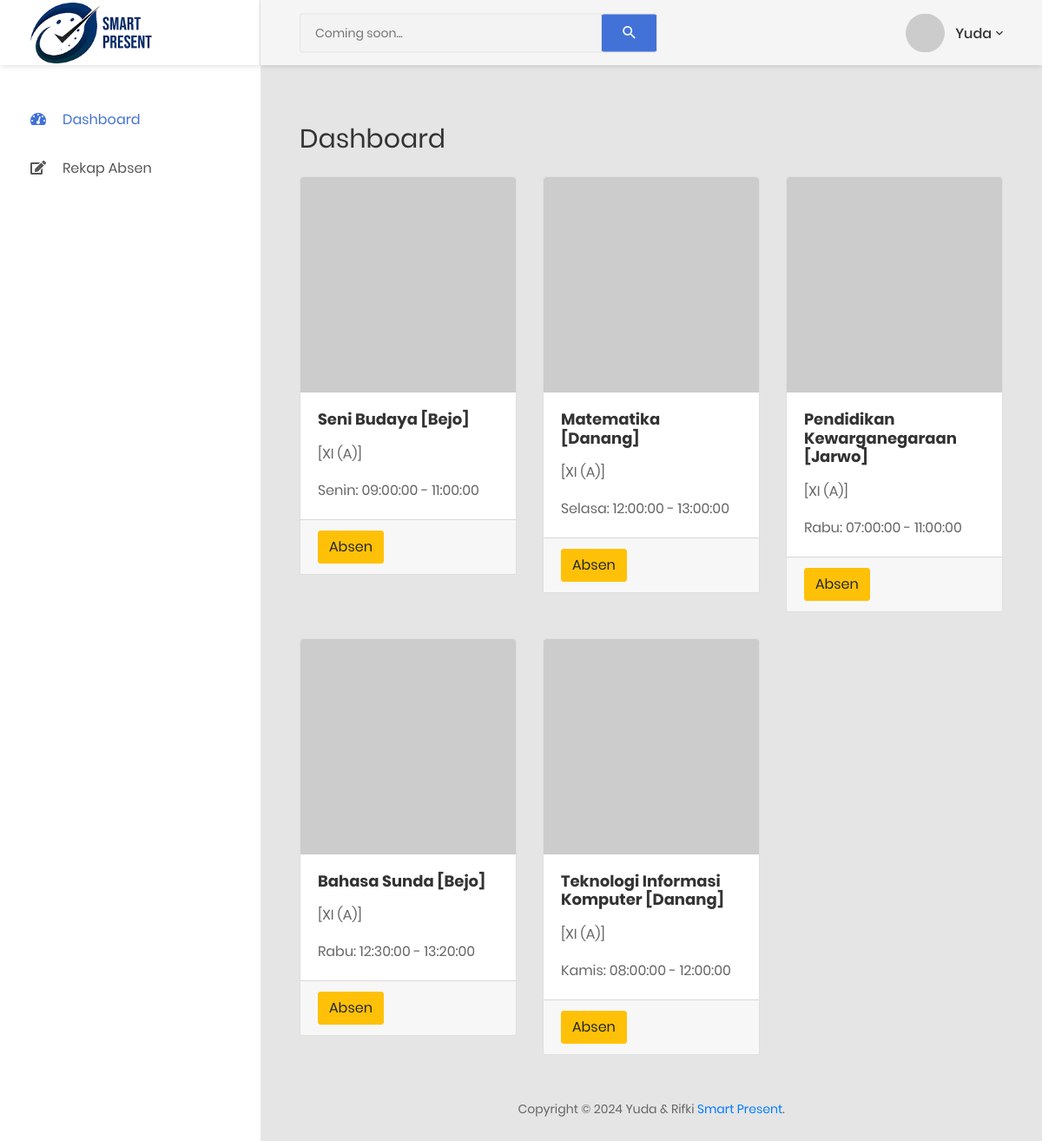
The page /dashboard/dashboard_siswa.php (signed in) on the database its author committed.
### tables this page shows
CREATE TABLE `tb_jadwal` (
  `id` int(11) NOT NULL,
  `id_hari` int(11) NOT NULL,
  `id_mapel` int(11) NOT NULL,
  `id_guru` int(11) NOT NULL,
  `id_kelas` int(11) NOT NULL,
  `mulai` time NOT NULL,
  `selesai` time NOT NULL,
  `aktif` int(11) NOT NULL
);

CREATE TABLE `tb_mapel` (
  `id` int(11) NOT NULL,
  `nama_mapel` varchar(50) NOT NULL
);

CREATE TABLE `tb_guru` (
  `id` int(11) NOT NULL,
  `nip` int(16) NOT NULL,
  `nama_guru` varchar(50) NOT NULL,
  `email` varchar(50) NOT NULL,
  `jk` enum('L','P') NOT NULL,
  `alamat` text NOT NULL,
  `password` varchar(255) NOT NULL
);

CREATE TABLE `tb_kelas` (
  `id` int(11) NOT NULL,
  `nama_kelas` varchar(20) NOT NULL,
  `category` varchar(20) NOT NULL
);

CREATE TABLE `tb_hari` (
  `id` int(11) NOT NULL,
  `hari` varchar(30) NOT NULL
);

### functions/Dashboard.php (called while the page is built, shortened)
<?php
require_once '../koneksi.php';
function query($query)
{
  global $connect;
  $result = mysqli_query($connect, $query);
  $results = [];
  while ($row = mysqli_fetch_assoc($result)) {
    $results[] = $row;
  }
  return $results;
}

### dashboard/dashboard_siswa.php (the view, shortened to what this page needs)
<?php
require_once "../functions/Dashboard.php";
?>
<?php include('../layouts/header.php'); ?>
<?php
$nama = $_SESSION['nama'];
$siswa = query("SELECT * FROM tb_siswa WHERE nama = '$nama'")[0];
$id_kelas = $siswa['id_kelas'];
$jadwal = query("SELECT tb_mapel.nama_mapel, tb_guru.nama_guru, tb_kelas.*, tb_hari.hari, tb_jadwal.* FROM tb_jadwal
 LEFT JOIN tb_mapel ON tb_mapel.id=tb_jadwal.id_mapel
 LEFT JOIN tb_guru ON tb_guru.id=tb_jadwal.id_guru
 LEFT JOIN tb_kelas ON tb_kelas.id=tb_jadwal.id_kelas
 LEFT JOIN tb_hari ON tb_hari.id=tb_jadwal.id_hari
 WHERE id_kelas = $id_kelas ORDER BY id_hari");
?>
<div class="container-fluid">
  <div class="row">
    <div class="col-md-12">
      <div class="overview-wrap">
        <h2 class="title-1">Dashboard</h2>
      </div>
    </div>
  </div>
  <div class="row m-t-25">
    <?php foreach ($jadwal as $jwl) : ?>
      <div class="col-md-4">
        <div class="card">
          <img class="card-img-top" src="https://ui-avatars.com/api/?size=50&background=random&name=<?= $jwl['nama_mapel']; ?>" alt="Card image cap">
          <div class="card-body">
            <h4 class="card-title mb-3"><?= $jwl['nama_mapel']; ?> [<?= $jwl['nama_guru']; ?>]</h4>
            <p class="card-title mb-3">
              [<?= $jwl['nama_kelas']; ?> (<?= $jwl['category']; ?>)]
            </p>
            <p class="card-text">
              <?= $jwl['hari']; ?>: <?= $jwl['mulai']; ?> - <?= $jwl['selesai']; ?>
            </p>
          </div>
          <div class="card-footer">
            <a href="<?= BASEURL; ?>siswa/absen.php?id=<?= $jwl['id']; ?>&mapel=<?= $jwl['nama_mapel']; ?>&kelas=<?= $jwl['nama_kelas']; ?> (<?= $jwl['category']; ?>)" class="btn btn-warning">Absen</a>
          </div>
        </div>
      </div>
    <?php endforeach; ?>
  </div>
</div>
<?php include('../layouts/footer.php'); ?>

### layouts/header.php (shortened to what this page needs)
<!DOCTYPE html>
<html lang="en">
<head>
  <?php include('../layouts/partials/link.php') ?>
</head>
<body class="animsition">
  <div class="page-wrapper">
    <?= include('../layouts/sidebar.php'); ?>
    <div class="page-container">
      <header class="header-desktop">
        <div class="section__content section__content--p30">
          <div class="container-fluid">
            <div class="header-wrap">
              <form class="form-header" action="" method="POST">
                <input class="au-input au-input--xl" type="text" disabled name="search" placeholder="Coming soon..." />
                <button class="au-btn--submit" type="submit" disabled>
                  <i class="zmdi zmdi-search"></i>
                </button>
              </form>
              <div class="header-button">
                <div class="account-wrap">
                  <div class="account-item clearfix js-item-menu">
                    <div class="image">
                      <img style="border-radius: 50%;" src="https://ui-avatars.com/api/?length=1&background=random&name=<?= $_SESSION['nama']; ?>" alt="">
                    </div>
                    <div class="content">
                      <a class="js-acc-btn" href="#"><?= $_SESSION['nama']; ?></a>
                    </div>
                  </div>
                </div>
              </div>
            </div>
          </div>
        </div>
      </header>
      <div class="main-content">
        <div class="section__content section__content--p30">

### layouts/partials/link.php
<link href="<?= BASEURL; ?>assets/css/font-face.css" rel="stylesheet" media="all">
<link href="<?= BASEURL; ?>assets/vendor/font-awesome-4.7/css/font-awesome.min.css" rel="stylesheet" media="all">
<link href="<?= BASEURL; ?>assets/vendor/font-awesome-5/css/fontawesome-all.min.css" rel="stylesheet" media="all">
<link href="<?= BASEURL; ?>assets/vendor/mdi-font/css/material-design-iconic-font.min.css" rel="stylesheet" media="all">
<link href="<?= BASEURL; ?>assets/vendor/bootstrap-4.1/bootstrap.min.css" rel="stylesheet" media="all">
<link href="<?= BASEURL; ?>assets/vendor/bootstrap-4.1/dataTables.bootstrap4.min.css" rel="stylesheet" media="all">
<link href="<?= BASEURL; ?>assets/vendor/animsition/animsition.min.css" rel="stylesheet" media="all">
<link href="<?= BASEURL; ?>assets/vendor/bootstrap-progressbar/bootstrap-progressbar-3.3.4.min.css" rel="stylesheet" media="all">
<link href="<?= BASEURL; ?>assets/vendor/wow/animate.css" rel="stylesheet" media="all">
<link href="<?= BASEURL; ?>assets/vendor/css-hamburgers/hamburgers.min.css" rel="stylesheet" media="all">
<link href="<?= BASEURL; ?>assets/vendor/slick/slick.css" rel="stylesheet" media="all">
<link href="<?= BASEURL; ?>assets/vendor/select2/select2.min.css" rel="stylesheet" media="all">
<link href="<?= BASEURL; ?>assets/vendor/perfect-scrollbar/perfect-scrollbar.css" rel="stylesheet" media="all">
<link href="<?= BASEURL; ?>assets/css/theme.css" rel="stylesheet" media="all">
<link rel="stylesheet" href="https://cdn.datatables.net/1.13.7/css/jquery.dataTables.css" />

### layouts/sidebar.php (shortened to what this page needs)
<?php
$path = parse_url($_SERVER['REQUEST_URI'], PHP_URL_PATH);
$segment = explode('/', $path);
?>
<aside class="menu-sidebar d-none d-lg-block">
  <div class="logo py-3" style=" background-color: white;">
    <img src="<?= BASEURL; ?>assets/images/icon/logo-v1.png" alt="Cool Admin" width="140" />
  </div>
  <div class="menu-sidebar__content js-scrollbar1">
    <nav class="navbar-sidebar">
      <ul class="list-unstyled navbar__list">
        <li class="has-sub <?= $segment[2] == 'dashboard' ? 'active' : ''; ?>">
          <a class="js-arrow" href="<?= BASEURL; ?>dashboard/dashboard.php">
            <i class="fas fa-tachometer-alt"></i>Dashboard</a>
        </li>
        <?php if ($_SESSION['role'] == 'siswa') : ?>
          <li class="has-sub <?= $segment[2] == 'siswa' ? 'active' : ''; ?>">
            <a class="js-arrow" href="<?= BASEURL; ?>siswa/rekap_absen.php">
              <i class="fas fa-edit"></i>Rekap Absen</a>
          </li>
        <?php endif; ?>
      </ul>
    </nav>
  </div>
</aside>

### layouts/footer.php (shortened to what this page needs)
</div>
<div class="row">
  <div class="col-md-12">
    <div class="copyright">
      <p>Copyright © 2024 Yuda & Rifki <a href="http://localhost/absensi-app">Smart Present</a>.</p>
    </div>
  </div>
</div>
</div>
</div>
</div>
</body>
</html>

### rows shown on the page
tb_jadwal: id_mapel.nama_mapel "Seni Budaya", id_guru.nama_guru "Bejo", id_kelas.nama_kelas "XI", id_kelas.category "A", id_hari.hari "Senin", mulai "09:00:00", selesai "11:00:00"
tb_jadwal: id_mapel.nama_mapel "Matematika", id_guru.nama_guru "Danang", id_kelas.nama_kelas "XI", id_kelas.category "A", id_hari.hari "Selasa", mulai "12:00:00", selesai "13:00:00"
tb_jadwal: id_mapel.nama_mapel "Pendidikan Kewarganegaraan", id_guru.nama_guru "Jarwo", id_kelas.nama_kelas "XI", id_kelas.category "A", id_hari.hari "Rabu", mulai "07:00:00", selesai "11:00:00"
tb_jadwal: id_mapel.nama_mapel "Bahasa Sunda", id_guru.nama_guru "Bejo", id_kelas.nama_kelas "XI", id_kelas.category "A", id_hari.hari "Rabu", mulai "12:30:00", selesai "13:20:00"
tb_jadwal: id_mapel.nama_mapel "Teknologi Informasi Komputer", id_guru.nama_guru "Danang", id_kelas.nama_kelas "XI", id_kelas.category "A", id_hari.hari "Kamis", mulai "08:00:00", selesai "12:00:00"

### other values the page prints
$_SESSION['nama'] "Yuda"
